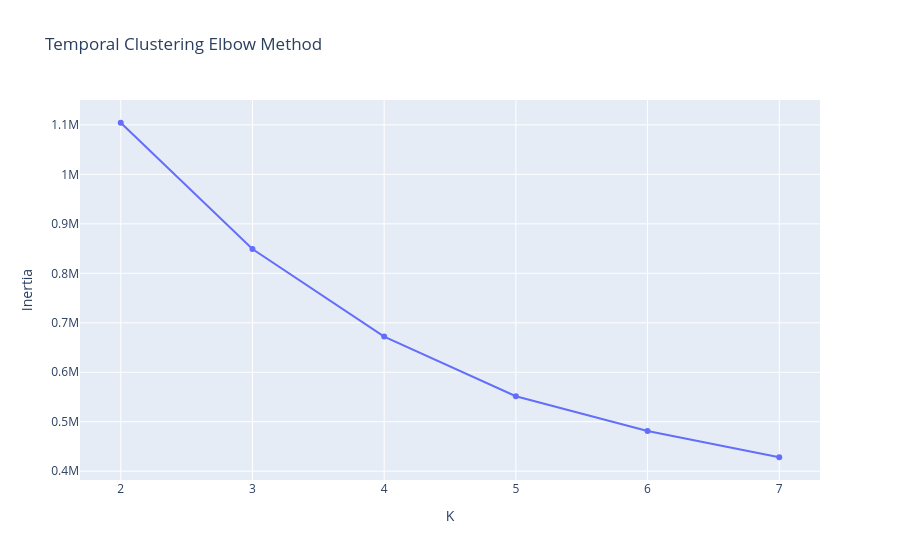

Write notebook code for a chart like this one.
### Code cell
from sklearn.cluster import KMeans
import plotly.express as px

inertia = []

for k in range(2,8):

    km = KMeans(
        n_clusters=k,
        random_state=42,
        n_init=10
    )

    km.fit(X_time_scaled)

    inertia.append(km.inertia_)

elbow_df = pd.DataFrame({
    'K': range(2,8),
    'Inertia': inertia
})

fig = px.line(
    elbow_df,
    x='K',
    y='Inertia',
    markers=True,
    title='Temporal Clustering Elbow Method'
)

fig.show()

### Figure 1 — Plotly figure (JSON) as saved in the notebook; plotly's stock layout.template omitted (floating-point values rounded to 4 significant figures)
{"data": [{"hovertemplate": "K=%{x}<br>Inertia=%{y}<extra></extra>", "legendgroup": "", "line": {"color": "#636efa", "dash": "solid"}, "marker": {"symbol": "circle"}, "mode": "lines+markers", "name": "", "orientation": "v", "showlegend": false, "type": "scatter", "x": [2, 3, 4, 5, 6, 7], "xaxis": "x", "y": [1104000.0, 849200.0, 672200.0, 551500.0, 481500.0, 428200.0], "yaxis": "y"}], "layout": {"legend": {"tracegroupgap": 0}, "title": {"text": "Temporal Clustering Elbow Method"}, "xaxis": {"anchor": "y", "domain": [0, 1], "title": {"text": "K"}}, "yaxis": {"anchor": "x", "domain": [0, 1], "title": {"text": "Inertia"}}}}
